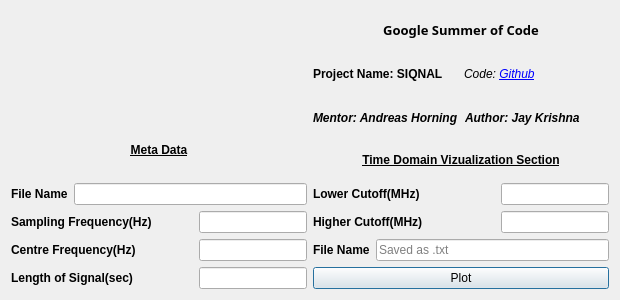
<?xml version="1.0" encoding="UTF-8"?>
<ui version="4.0">
 <class>Dialog</class>
 <widget class="QDialog" name="Dialog">
  <property name="geometry">
   <rect>
    <x>0</x>
    <y>0</y>
    <width>620</width>
    <height>300</height>
   </rect>
  </property>
  <property name="windowTitle">
   <string>Dialog</string>
  </property>
  <layout class="QHBoxLayout" name="horizontalLayout_10">
   <item>
    <layout class="QVBoxLayout" name="verticalLayout_4">
     <item>
      <layout class="QHBoxLayout" name="horizontalLayout_3">
       <item>
        <widget class="QLabel" name="LogoDisplay">
         <property name="text">
          <string/>
         </property>
         <property name="alignment">
          <set>Qt::AlignCenter</set>
         </property>
        </widget>
       </item>
       <item>
        <layout class="QVBoxLayout" name="verticalLayout">
         <item>
          <widget class="QLabel" name="ProgramNameDisplay">
           <property name="font">
            <font>
             <family>Sans Serif</family>
             <pointsize>10</pointsize>
             <weight>75</weight>
             <bold>true</bold>
            </font>
           </property>
           <property name="text">
            <string>Google Summer of Code</string>
           </property>
           <property name="alignment">
            <set>Qt::AlignCenter</set>
           </property>
          </widget>
         </item>
         <item>
          <layout class="QHBoxLayout" name="horizontalLayout">
           <item>
            <widget class="QLabel" name="ProjectNameDisplay">
             <property name="font">
              <font>
               <weight>75</weight>
               <bold>true</bold>
              </font>
             </property>
             <property name="text">
              <string>Project Name: SIQNAL</string>
             </property>
            </widget>
           </item>
           <item>
            <widget class="QLabel" name="CodeNameDisplay">
             <property name="font">
              <font>
               <italic>true</italic>
              </font>
             </property>
             <property name="text">
              <string>Code: &lt;a href=&quot;https://github.com/aerospaceresearch/siqnal&quot;&gt;Github&lt;/a&gt;</string>
             </property>
            </widget>
           </item>
          </layout>
         </item>
         <item>
          <layout class="QHBoxLayout" name="horizontalLayout_2">
           <item>
            <widget class="QLabel" name="MentorNameDisplay">
             <property name="font">
              <font>
               <weight>75</weight>
               <italic>true</italic>
               <bold>true</bold>
              </font>
             </property>
             <property name="text">
              <string>Mentor: Andreas Horning</string>
             </property>
            </widget>
           </item>
           <item>
            <widget class="QLabel" name="AuthorNameDisplay">
             <property name="font">
              <font>
               <weight>75</weight>
               <italic>true</italic>
               <bold>true</bold>
              </font>
             </property>
             <property name="text">
              <string>Author: Jay Krishna</string>
             </property>
            </widget>
           </item>
          </layout>
         </item>
        </layout>
       </item>
      </layout>
     </item>
     <item>
      <layout class="QHBoxLayout" name="horizontalLayout_8">
       <item>
        <layout class="QVBoxLayout" name="verticalLayout_2">
         <item>
          <widget class="QLabel" name="MetaDisplay">
           <property name="font">
            <font>
             <weight>75</weight>
             <bold>true</bold>
             <underline>true</underline>
            </font>
           </property>
           <property name="text">
            <string>Meta Data</string>
           </property>
           <property name="alignment">
            <set>Qt::AlignCenter</set>
           </property>
          </widget>
         </item>
         <item>
          <widget class="QLabel" name="FileLogoDisplay">
           <property name="text">
            <string/>
           </property>
           <property name="alignment">
            <set>Qt::AlignCenter</set>
           </property>
          </widget>
         </item>
         <item>
          <layout class="QHBoxLayout" name="horizontalLayout_7">
           <item>
            <widget class="QLabel" name="FileNameLabel">
             <property name="font">
              <font>
               <weight>75</weight>
               <bold>true</bold>
              </font>
             </property>
             <property name="text">
              <string>File Name</string>
             </property>
            </widget>
           </item>
           <item>
            <widget class="QLineEdit" name="FileNameDisplay">
             <property name="sizePolicy">
              <sizepolicy hsizetype="Expanding" vsizetype="Fixed">
               <horstretch>0</horstretch>
               <verstretch>0</verstretch>
              </sizepolicy>
             </property>
             <property name="readOnly">
              <bool>true</bool>
             </property>
            </widget>
           </item>
          </layout>
         </item>
         <item>
          <layout class="QHBoxLayout" name="horizontalLayout_4">
           <item>
            <widget class="QLabel" name="SampleFreqLabel">
             <property name="font">
              <font>
               <weight>75</weight>
               <bold>true</bold>
              </font>
             </property>
             <property name="text">
              <string>Sampling Frequency(Hz)</string>
             </property>
            </widget>
           </item>
           <item>
            <widget class="QLineEdit" name="SampleFreqDisplay">
             <property name="sizePolicy">
              <sizepolicy hsizetype="Fixed" vsizetype="Fixed">
               <horstretch>0</horstretch>
               <verstretch>0</verstretch>
              </sizepolicy>
             </property>
             <property name="readOnly">
              <bool>true</bool>
             </property>
            </widget>
           </item>
          </layout>
         </item>
         <item>
          <layout class="QHBoxLayout" name="horizontalLayout_5">
           <item>
            <widget class="QLabel" name="CentreFreqLabel">
             <property name="font">
              <font>
               <weight>75</weight>
               <bold>true</bold>
              </font>
             </property>
             <property name="text">
              <string>Centre Frequency(Hz)</string>
             </property>
            </widget>
           </item>
           <item>
            <widget class="QLineEdit" name="CentreFreqDisplay">
             <property name="sizePolicy">
              <sizepolicy hsizetype="Fixed" vsizetype="Fixed">
               <horstretch>0</horstretch>
               <verstretch>0</verstretch>
              </sizepolicy>
             </property>
             <property name="readOnly">
              <bool>true</bool>
             </property>
            </widget>
           </item>
          </layout>
         </item>
         <item>
          <layout class="QHBoxLayout" name="horizontalLayout_6">
           <item>
            <widget class="QLabel" name="LengthSIgnalLabel">
             <property name="font">
              <font>
               <weight>75</weight>
               <bold>true</bold>
              </font>
             </property>
             <property name="text">
              <string>Length of Signal(sec)</string>
             </property>
            </widget>
           </item>
           <item>
            <widget class="QLineEdit" name="TimeSignalDisplay">
             <property name="sizePolicy">
              <sizepolicy hsizetype="Fixed" vsizetype="Fixed">
               <horstretch>0</horstretch>
               <verstretch>0</verstretch>
              </sizepolicy>
             </property>
             <property name="readOnly">
              <bool>true</bool>
             </property>
            </widget>
           </item>
          </layout>
         </item>
        </layout>
       </item>
       <item>
        <layout class="QVBoxLayout" name="verticalLayout_3">
         <item>
          <widget class="QLabel" name="AnalysisDisplay">
           <property name="font">
            <font>
             <weight>75</weight>
             <bold>true</bold>
             <underline>true</underline>
            </font>
           </property>
           <property name="text">
            <string>Time Domain Vizualization Section</string>
           </property>
           <property name="alignment">
            <set>Qt::AlignCenter</set>
           </property>
          </widget>
         </item>
         <item>
          <layout class="QHBoxLayout" name="horizontalLayout_11">
           <item>
            <widget class="QLabel" name="FLowLabel">
             <property name="font">
              <font>
               <weight>75</weight>
               <bold>true</bold>
              </font>
             </property>
             <property name="text">
              <string>Lower Cutoff(MHz)</string>
             </property>
            </widget>
           </item>
           <item>
            <widget class="QLineEdit" name="FLowInput">
             <property name="sizePolicy">
              <sizepolicy hsizetype="Fixed" vsizetype="Fixed">
               <horstretch>0</horstretch>
               <verstretch>0</verstretch>
              </sizepolicy>
             </property>
            </widget>
           </item>
          </layout>
         </item>
         <item>
          <layout class="QHBoxLayout" name="horizontalLayout_12">
           <item>
            <widget class="QLabel" name="FHighLabel">
             <property name="font">
              <font>
               <weight>75</weight>
               <bold>true</bold>
              </font>
             </property>
             <property name="text">
              <string>Higher Cutoff(MHz)</string>
             </property>
            </widget>
           </item>
           <item>
            <widget class="QLineEdit" name="FHighInput">
             <property name="sizePolicy">
              <sizepolicy hsizetype="Fixed" vsizetype="Fixed">
               <horstretch>0</horstretch>
               <verstretch>0</verstretch>
              </sizepolicy>
             </property>
            </widget>
           </item>
          </layout>
         </item>
         <item>
          <layout class="QHBoxLayout" name="horizontalLayout_9">
           <item>
            <widget class="QLabel" name="FileSaveDisplay">
             <property name="font">
              <font>
               <weight>75</weight>
               <bold>true</bold>
              </font>
             </property>
             <property name="text">
              <string>File Name</string>
             </property>
            </widget>
           </item>
           <item>
            <widget class="QLineEdit" name="FileSaveInput">
             <property name="placeholderText">
              <string>Saved as .txt</string>
             </property>
            </widget>
           </item>
          </layout>
         </item>
         <item>
          <widget class="QPushButton" name="ActionButton">
           <property name="text">
            <string>Plot</string>
           </property>
          </widget>
         </item>
        </layout>
       </item>
      </layout>
     </item>
    </layout>
   </item>
  </layout>
 </widget>
 <resources/>
 <connections/>
</ui>
